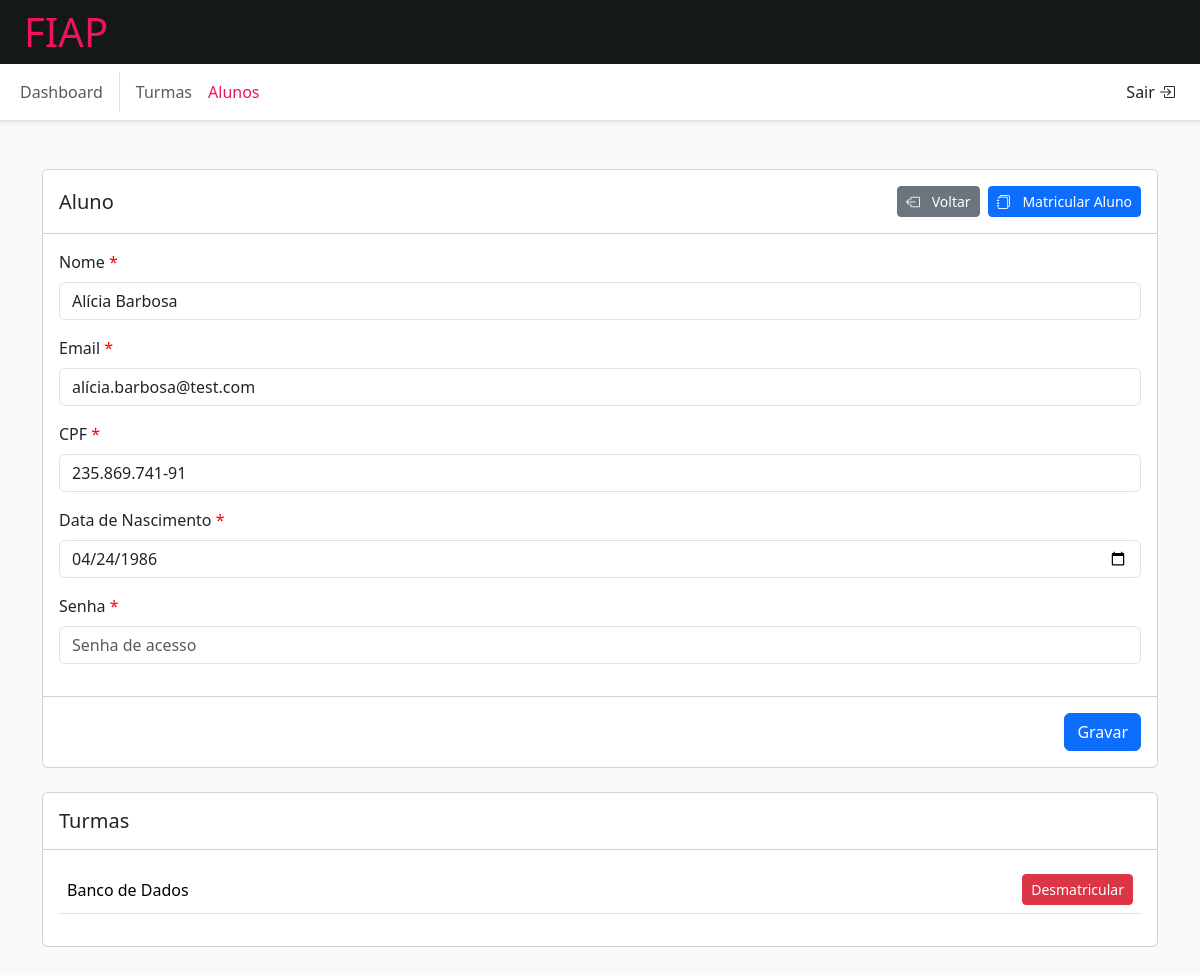
The app's page /admin/students/form?id=5 (signed in) with its own data.
### tables this page shows
CREATE TABLE students
(
    id         INT AUTO_INCREMENT PRIMARY KEY,
    name       VARCHAR(255),
    email      VARCHAR(255) UNIQUE,
    password   VARCHAR(255),
    birth_date DATE,
    cpf        VARCHAR(14) UNIQUE,
    created_at TIMESTAMP DEFAULT CURRENT_TIMESTAMP(),
    INDEX (birth_date)
);

CREATE TABLE enrollments
(
    id         INT AUTO_INCREMENT PRIMARY KEY,
    student_id INT,
    class_id   INT,
    created_at TIMESTAMP DEFAULT CURRENT_TIMESTAMP,
    FOREIGN KEY (student_id) REFERENCES students (id) ON DELETE CASCADE,
    FOREIGN KEY (class_id) REFERENCES classes (id) ON DELETE CASCADE
);

CREATE TABLE classes
(
    id          INT AUTO_INCREMENT PRIMARY KEY,
    name        VARCHAR(255),
    description TEXT,
    created_at  TIMESTAMP DEFAULT CURRENT_TIMESTAMP
);

### src/Shared/Http/Response.php (called while the page is built, shortened)
<?php
class Response
{
    public function view(string $path, array $data = []): void
    {
        try {
            (new View())->render($path, $data);
        } catch (ViewNotFoundException $e) {
            $this->status(500)->view('errors/server-error', ['message' => $e->getMessage()]);
        }
    }
}

### src/Domain/Students/StudentsController.php (called while the page is built, shortened)
<?php
class StudentsController implements HasMiddlewareInterface
{
    public function form(Request $request, Response $response): void
    {
        $studentId = $request->get('id');
        $student = (new StudentsModel())->findBy('id', $studentId);
        $enrollments = (new EnrollmentsModel())->getByStudent($studentId);
        $response->view('students/form', compact('student', 'enrollments', 'classes'));
    }
}

### src/Shared/Http/Router.php (called while the page is built, shortened)
<?php
class Router
{
    private array $routes = [];
    public function add(string $uri, string $method, array $action): void
    {
        $this->routes[$method][trim($uri, '/')] = $action;
    }
    public function run(): void
    {
        $path = parse_url(trim($_SERVER['REQUEST_URI'], '/'))['path'];
        $method = $_SERVER['REQUEST_METHOD'];
        $action = $this->routes[$method][$path] ?? ['', ''];
        [$class, $classMethod] = $action;
        $controller = new $class();
        $controller->$classMethod(new Request(), new Response());
    }
}

### public/index.php (called while the page is built, shortened)
<?php
$router = new Router();
$router->add('login', 'GET', [AuthController::class, 'login']);
$router->add('login', 'POST', [AuthController::class, 'attempt']);
$router->add('logout', 'POST', [AuthController::class, 'logout']);
$router->add('admin/dashboard', 'GET', [DashboardController::class, 'index']);
$router->add('admin/classes', 'GET', [ClassesController::class, 'index']);
$router->add('admin/classes/form', 'GET', [ClassesController::class, 'form']);
$router->add('admin/classes/create', 'POST', [ClassesController::class, 'create']);
$router->add('admin/classes/update', 'POST', [ClassesController::class, 'update']);
$router->add('admin/classes/delete', 'POST', [ClassesController::class, 'delete']);
$router->add('admin/classes/delete-enrollment', 'POST', [ClassesController::class, 'deleteEnrollment']);
$router->add('admin/classes/enroll', 'POST', [ClassesController::class, 'enroll']);
$router->add('admin/students', 'GET', [StudentsController::class, 'index']);
$router->add('admin/students/form', 'GET', [StudentsController::class, 'form']);
$router->add('admin/students/create', 'POST', [StudentsController::class, 'create']);
$router->add('admin/students/update', 'POST', [StudentsController::class, 'update']);
$router->add('admin/students/delete', 'POST', [StudentsController::class, 'delete']);
$router->add('admin/students/delete-enrollment', 'POST', [StudentsController::class, 'deleteEnrollment']);
$router->add('admin/students/enroll', 'POST', [StudentsController::class, 'enroll']);
$router->run();

### src/Shared/Database/BaseModel.php (called while the page is built, shortened)
<?php
abstract class BaseModel
{
    protected \PDO $connection;
    protected string $table;
    public function __construct()
    {
        $this->databaseDriver = new MySQLDriver();
        $this->connection = $this->databaseDriver->getConnection();
    }
    public function findBy(string $column, $value): ?\stdClass
    {
        $statement = $this->connection->prepare("SELECT * FROM `{$this->table}` WHERE `{$column}` = :value LIMIT 1");
        $statement->execute(compact('value'));
        return $statement->fetchObject() ?: null;
    }
}

### src/Shared/Database/MySQLDriver.php (called while the page is built, shortened)
<?php
class MySQLDriver implements DatabaseDriverInterface
{
    private PDO $connection;
    public function __construct()
    {
        $env = parse_ini_file(__DIR__ . '/../../../.env');
        [$host, $port, $database, $user, $password] = [
            $env['DB_HOST'] ?? '127.0.0.1',
            $env['DB_PORT'] ?? '3306',
            $env['DB_NAME'] ?? null,
            $env['DB_USER'] ?? null,
            $env['DB_PASSWORD'] ?? ''
        ];
        try {
            $this->connection = new PDO(
                "mysql:host=$host;port=$port;dbname=$database",
                $user,
                $password,
                [
                    PDO::ATTR_ERRMODE => PDO::ERRMODE_EXCEPTION,
                    PDO::ATTR_DEFAULT_FETCH_MODE => PDO::FETCH_OBJ,
                ]
            );
        } catch (\PDOException $e) {
            (new Response())
                ->status(400)
                ->view('errors/server-error', ['message' => $e->getMessage()]);
        }
    }
    public function getConnection(): \PDO
    {
        return $this->connection;
    }
}

### src/Shared/Http/Request.php (called while the page is built, shortened)
<?php
class Request
{
    public function get(string $key, $default = null): ?string
    {
        $value = $_POST[$key] ?? $_GET[$key] ?? null;
        return trim(htmlspecialchars($value));
    }
}

### src/Domain/Enrollments/EnrollmentsModel.php (called while the page is built, shortened)
<?php
class EnrollmentsModel extends BaseModel
{
    public function getByStudent($studentId): array
    {
        $statement = $this->connection->prepare("
        SELECT
            enrollments.id,
            enrollments.student_id,
            enrollments.class_id,
            classes.name AS class_name,
            CONCAT(students.name, ' (', students.email, ')') AS student
        FROM enrollments
        LEFT JOIN classes ON classes.id = enrollments.class_id
        LEFT JOIN students ON students.id = enrollments.student_id
        WHERE enrollments.student_id = :student_id
        ");
        $statement->bindParam(':student_id', $studentId, \PDO::PARAM_INT);
        $statement->execute();
        return $statement->fetchAll(\PDO::FETCH_OBJ);
    }
}

### views/students/form.php (the view, shortened to what this page needs)
<?php include(__DIR__ . '/../layouts/admin/header.php') ?>
    <div class="container">
        <form class="card" method="POST" autocomplete="off"
              action="<?= $this->student->id ?? false ? "/admin/students/update" : '/admin/students/create' ?>">
            <div class="card-header">
                <div class="d-flex align-items-center justify-content-between">
                    <h5>Aluno</h5>
                    <div>
                        <a class="btn btn-sm btn-secondary me-1" type="button" href="/admin/students">
                            <i class="bi bi-box-arrow-left me-2"></i>
                            Voltar
                        </a>
                        <?php if ($this->student->id ?? false) : ?>
                            <button class="btn btn-sm btn-primary" type="button" data-bs-toggle="modal"
                                    data-bs-target="#enrollmentModal">
                                <i class="bi bi-journals me-2"></i>
                                Matricular Aluno
                            </button>
                        <?php endif; ?>
                    </div>
                </div>
            </div>
            <div class="card-body">
                <div class="form-group mb-3">
                    <label class="form-label required" for="nome">Nome</label>
                    <input value="<?= $this->student->name ?? '' ?>" type="text" class="form-control" name="nome"
                           id="nome"
                           placeholder="Nome do aluno" required>
                </div>
                <div class="form-group mb-3">
                    <label class="form-label required" for="email">Email</label>
                    <input value="<?= $this->student->email ?? '' ?>" type="email" class="form-control" name="email"
                           id="email"
                           placeholder="Email" required>
                </div>
                <div class="form-group mb-3">
                    <label class="form-label required" for="cpf">CPF</label>
                    <input value="<?= $this->student->cpf ?? '' ?>" type="text" class="form-control" name="cpf"
                           id="cpf"
                           placeholder="Email" required>
                </div>
                <div class="form-group mb-3">
                    <label class="form-label required" for="data_de_nascimento">Data de Nascimento</label>
                    <input value="<?= $this->student->birth_date ?? '' ?>" type="date" class="form-control"
                           name="data_de_nascimento"
                           id="data_de_nascimento"
                           required>
                </div>
                <div class="form-group mb-3">
                    <label class="form-label required" for="senha">Senha</label>
                    <input type="password" class="form-control" name="senha"
                           id="senha"
                           placeholder="Senha de acesso">
                </div>
            </div>
            <div class="card-footer text-end">
                <button class="btn btn-primary">
                    Gravar
                </button>
            </div>
        </form>
        <?php if ($this->enrollments) : ?>
            <div class="card mt-4">
                <div class="card-header">
                    <h5>Turmas</h5>
                </div>
                <div class="card-body">
                    <table class="table table-hover">
                        <tbody>
                        <?php foreach ($this->enrollments as $enrollment) : ?>
                            <tr>
                                <td><?= $enrollment->class_name ?></td>
                                <td class="text-end">
                                    <form method="POST"
                                          action="/admin/students/delete-enrollment?enrollment_id=<?= $enrollment->id ?>&student_id=<?= $this->student->id ?>">
                                        <button class="btn btn-sm btn-danger">
                                            Desmatricular
                                        </button>
                                    </form>
                                </td>
                            </tr>
                        <?php endforeach; ?>
                        </tbody>
                    </table>
                </div>
            </div>
        <?php endif; ?>
    </div>
<?php include(__DIR__ . '/../layouts/admin/footer.php') ?>

### records on screen
students: nome "Alícia Barbosa", email "alícia.barbosa@test.com", cpf "235.869.741-91", data_de_nascimento "04/24/1986"
enrollments: class.name "Banco de Dados"
